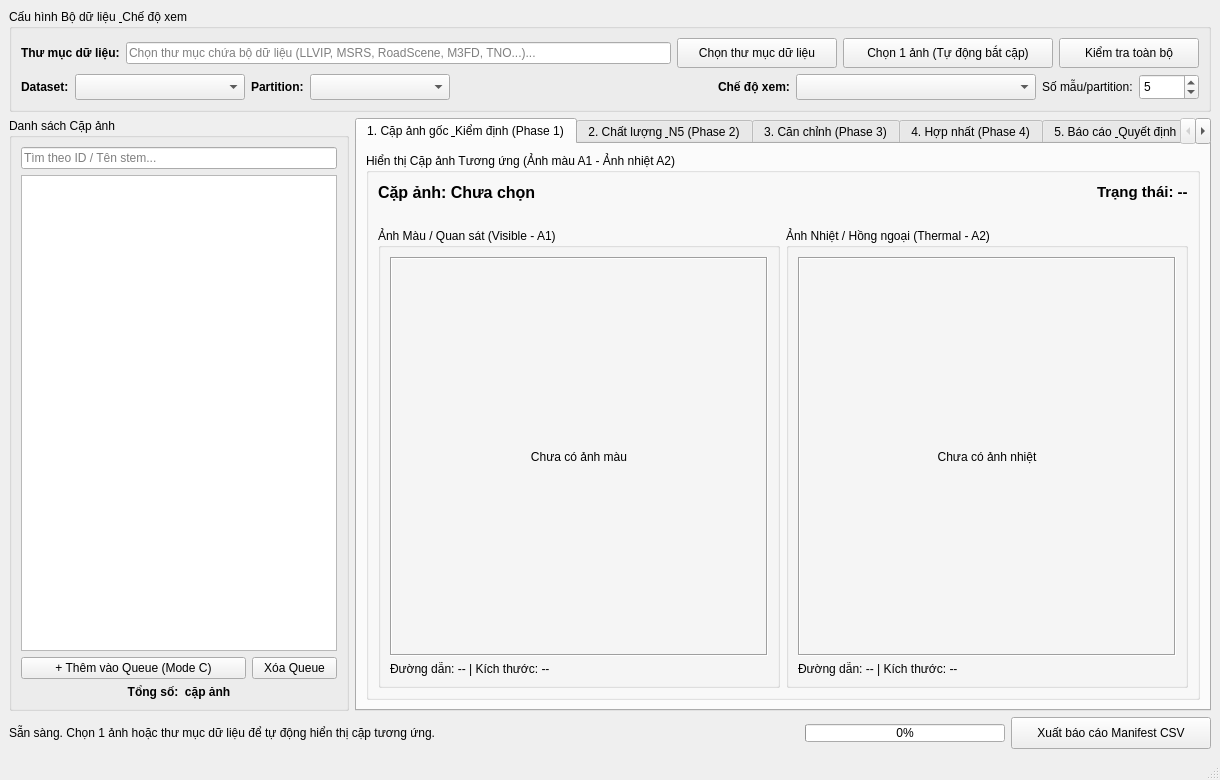
<?xml version="1.0" encoding="UTF-8"?>
<ui version="4.0">
 <class>MainWindow</class>
 <widget class="QMainWindow" name="MainWindow">
  <property name="geometry">
   <rect>
    <x>0</x>
    <y>0</y>
    <width>1220</width>
    <height>780</height>
   </rect>
  </property>
  <property name="windowTitle">
   <string>QArt::Core - Visual-Thermal Dataset Inspector &amp; Validation (Phase 1)</string>
  </property>
  <widget class="QWidget" name="centralwidget">
   <layout class="QVBoxLayout" name="mainLayout">
    <item>
     <widget class="QGroupBox" name="grpDatasetControls">
      <property name="title">
       <string>Cấu hình Bộ dữ liệu &amp; Chế độ xem</string>
      </property>
      <layout class="QVBoxLayout" name="datasetControlsLayout">
       <item>
        <layout class="QHBoxLayout" name="topBarLayout">
         <item>
          <widget class="QLabel" name="lblDirTitle">
           <property name="font">
            <font>
             <bold>true</bold>
            </font>
           </property>
           <property name="text">
            <string>Thư mục dữ liệu:</string>
           </property>
          </widget>
         </item>
         <item>
          <widget class="QLineEdit" name="txtDatasetDir">
           <property name="placeholderText">
            <string>Chọn thư mục chứa bộ dữ liệu (LLVIP, MSRS, RoadScene, M3FD, TNO...)...</string>
           </property>
          </widget>
         </item>
         <item>
          <widget class="QPushButton" name="btnBrowseDataset">
           <property name="minimumSize">
            <size>
             <width>160</width>
             <height>30</height>
            </size>
           </property>
           <property name="text">
            <string>Chọn thư mục dữ liệu</string>
           </property>
          </widget>
         </item>
         <item>
          <widget class="QPushButton" name="btnSelectSingleImage">
           <property name="minimumSize">
            <size>
             <width>210</width>
             <height>30</height>
            </size>
           </property>
           <property name="text">
            <string>Chọn 1 ảnh (Tự động bắt cặp)</string>
           </property>
          </widget>
         </item>
         <item>
          <widget class="QPushButton" name="btnFullValidation">
           <property name="minimumSize">
            <size>
             <width>140</width>
             <height>30</height>
            </size>
           </property>
           <property name="toolTip">
            <string>Chạy kiểm định và giải mã toàn bộ cặp ảnh trong tập dữ liệu</string>
           </property>
           <property name="text">
            <string>Kiểm tra toàn bộ</string>
           </property>
          </widget>
         </item>
        </layout>
       </item>
       <item>
        <layout class="QHBoxLayout" name="filterBarLayout">
         <item>
          <widget class="QLabel" name="lblDatasetLabel">
           <property name="font">
            <font>
             <bold>true</bold>
            </font>
           </property>
           <property name="text">
            <string>Dataset:</string>
           </property>
          </widget>
         </item>
         <item>
          <widget class="QComboBox" name="cbDatasetSelect">
           <property name="minimumSize">
            <size>
             <width>170</width>
             <height>26</height>
            </size>
           </property>
          </widget>
         </item>
         <item>
          <widget class="QLabel" name="lblPartitionLabel">
           <property name="font">
            <font>
             <bold>true</bold>
            </font>
           </property>
           <property name="text">
            <string>Partition:</string>
           </property>
          </widget>
         </item>
         <item>
          <widget class="QComboBox" name="cbPartitionSelect">
           <property name="minimumSize">
            <size>
             <width>140</width>
             <height>26</height>
            </size>
           </property>
          </widget>
         </item>
         <item>
          <spacer name="spacerFilter">
           <property name="orientation">
            <enum>Qt::Orientation::Horizontal</enum>
           </property>
           <property name="sizeHint" stdset="0">
            <size>
             <width>20</width>
             <height>20</height>
            </size>
           </property>
          </spacer>
         </item>
         <item>
          <widget class="QLabel" name="lblViewModeLabel">
           <property name="font">
            <font>
             <bold>true</bold>
            </font>
           </property>
           <property name="text">
            <string>Chế độ xem:</string>
           </property>
          </widget>
         </item>
         <item>
          <widget class="QComboBox" name="cbViewMode">
           <property name="minimumSize">
            <size>
             <width>240</width>
             <height>26</height>
            </size>
           </property>
          </widget>
         </item>
         <item>
          <widget class="QLabel" name="lblSampleCountLabel">
           <property name="text">
            <string>Số mẫu/partition:</string>
           </property>
          </widget>
         </item>
         <item>
          <widget class="QSpinBox" name="spnSampleCount">
           <property name="minimumSize">
            <size>
             <width>60</width>
             <height>26</height>
            </size>
           </property>
           <property name="minimum">
            <number>2</number>
           </property>
           <property name="maximum">
            <number>500</number>
           </property>
           <property name="value">
            <number>5</number>
           </property>
          </widget>
         </item>
        </layout>
       </item>
      </layout>
     </widget>
    </item>
    <item>
     <layout class="QHBoxLayout" name="contentLayout">
      <item>
       <widget class="QGroupBox" name="grpPairList">
        <property name="maximumSize">
         <size>
          <width>340</width>
          <height>16777215</height>
         </size>
        </property>
        <property name="title">
         <string>Danh sách Cặp ảnh</string>
        </property>
        <layout class="QVBoxLayout" name="pairListLayout">
         <item>
          <widget class="QLineEdit" name="txtSearchPair">
           <property name="placeholderText">
            <string>Tìm theo ID / Tên stem...</string>
           </property>
          </widget>
         </item>
         <item>
          <widget class="QListWidget" name="lstImagePairs"/>
         </item>
         <item>
          <layout class="QHBoxLayout" name="queueActionsLayout">
           <item>
            <widget class="QPushButton" name="btnAddToQueue">
             <property name="toolTip">
              <string>Thêm cặp ảnh đang chọn vào Hàng đợi chọn mẫu</string>
             </property>
             <property name="text">
              <string>+ Thêm vào Queue (Mode C)</string>
             </property>
            </widget>
           </item>
           <item>
            <widget class="QPushButton" name="btnClearQueue">
             <property name="maximumSize">
              <size>
               <width>85</width>
               <height>16777215</height>
              </size>
             </property>
             <property name="text">
              <string>Xóa Queue</string>
             </property>
            </widget>
           </item>
          </layout>
         </item>
         <item>
          <widget class="QLabel" name="lblPairCount">
           <property name="font">
            <font>
             <bold>true</bold>
            </font>
           </property>
           <property name="text">
            <string>Tổng số:  cặp ảnh</string>
           </property>
           <property name="alignment">
            <set>Qt::AlignmentFlag::AlignCenter</set>
           </property>
          </widget>
         </item>
        </layout>
       </widget>
      </item>
      <item>
       <widget class="QTabWidget" name="tabMainWorkspaces">
        <property name="currentIndex">
         <number>0</number>
        </property>
        <widget class="QWidget" name="tabOriginalPair">
         <attribute name="title">
          <string>1. Cặp ảnh gốc &amp; Kiểm định (Phase 1)</string>
         </attribute>
         <layout class="QVBoxLayout" name="tabOriginalLayout">
          <item>
           <widget class="QGroupBox" name="grpImageViewer">
            <property name="title">
             <string>Hiển thị Cặp ảnh Tương ứng (Ảnh màu A1 - Ảnh nhiệt A2)</string>
            </property>
            <layout class="QVBoxLayout" name="imageViewerLayout">
             <item>
              <layout class="QVBoxLayout" name="statusBannerContainerLayout">
               <item>
                <layout class="QHBoxLayout" name="statusBannerLayout">
                 <item>
                  <widget class="QLabel" name="lblCurrentPairId">
                   <property name="font">
                    <font>
                     <pointsize>12</pointsize>
                     <bold>true</bold>
                    </font>
                   </property>
                   <property name="text">
                    <string>Cặp ảnh: Chưa chọn</string>
                   </property>
                  </widget>
                 </item>
                 <item>
                  <spacer name="spacerStatus">
                   <property name="orientation">
                    <enum>Qt::Orientation::Horizontal</enum>
                   </property>
                   <property name="sizeHint" stdset="0">
                    <size>
                     <width>40</width>
                     <height>20</height>
                    </size>
                   </property>
                  </spacer>
                 </item>
                 <item>
                  <widget class="QLabel" name="lblPairStatus">
                   <property name="font">
                    <font>
                     <pointsize>11</pointsize>
                     <bold>true</bold>
                    </font>
                   </property>
                   <property name="text">
                    <string>Trạng thái: --</string>
                   </property>
                  </widget>
                 </item>
                </layout>
               </item>
               <item>
                <widget class="QLabel" name="lblPairStatusMessage">
                 <property name="text">
                  <string/>
                 </property>
                 <property name="wordWrap">
                  <bool>true</bool>
                 </property>
                </widget>
               </item>
              </layout>
             </item>
             <item>
              <layout class="QHBoxLayout" name="dualImageDisplayLayout">
               <item>
                <widget class="QGroupBox" name="grpVisibleImage">
                 <property name="title">
                  <string>Ảnh Màu / Quan sát (Visible - A1)</string>
                 </property>
                 <layout class="QVBoxLayout" name="visibleFrameLayout">
                  <item>
                   <widget class="QLabel" name="lblVisibleImage">
                    <property name="sizePolicy">
                     <sizepolicy hsizetype="Expanding" vsizetype="Expanding">
                      <horstretch>0</horstretch>
                      <verstretch>0</verstretch>
                     </sizepolicy>
                    </property>
                    <property name="minimumSize">
                     <size>
                      <width>150</width>
                      <height>150</height>
                     </size>
                    </property>
                    <property name="frameShape">
                     <enum>QFrame::Shape::Box</enum>
                    </property>
                    <property name="frameShadow">
                     <enum>QFrame::Shadow::Sunken</enum>
                    </property>
                    <property name="text">
                     <string>Chưa có ảnh màu</string>
                    </property>
                    <property name="alignment">
                     <set>Qt::AlignmentFlag::AlignCenter</set>
                    </property>
                   </widget>
                  </item>
                  <item>
                   <widget class="QLabel" name="lblVisibleInfo">
                    <property name="text">
                     <string>Đường dẫn: -- | Kích thước: --</string>
                    </property>
                    <property name="wordWrap">
                     <bool>true</bool>
                    </property>
                   </widget>
                  </item>
                 </layout>
                </widget>
               </item>
               <item>
                <widget class="QGroupBox" name="grpThermalImage">
                 <property name="title">
                  <string>Ảnh Nhiệt / Hồng ngoại (Thermal - A2)</string>
                 </property>
                 <layout class="QVBoxLayout" name="thermalFrameLayout">
                  <item>
                   <widget class="QLabel" name="lblThermalImage">
                    <property name="sizePolicy">
                     <sizepolicy hsizetype="Expanding" vsizetype="Expanding">
                      <horstretch>0</horstretch>
                      <verstretch>0</verstretch>
                     </sizepolicy>
                    </property>
                    <property name="minimumSize">
                     <size>
                      <width>150</width>
                      <height>150</height>
                     </size>
                    </property>
                    <property name="frameShape">
                     <enum>QFrame::Shape::Box</enum>
                    </property>
                    <property name="frameShadow">
                     <enum>QFrame::Shadow::Sunken</enum>
                    </property>
                    <property name="text">
                     <string>Chưa có ảnh nhiệt</string>
                    </property>
                    <property name="alignment">
                     <set>Qt::AlignmentFlag::AlignCenter</set>
                    </property>
                   </widget>
                  </item>
                  <item>
                   <widget class="QLabel" name="lblThermalInfo">
                    <property name="text">
                     <string>Đường dẫn: -- | Kích thước: --</string>
                    </property>
                    <property name="wordWrap">
                     <bool>true</bool>
                    </property>
                   </widget>
                  </item>
                 </layout>
                </widget>
               </item>
              </layout>
             </item>
            </layout>
           </widget>
          </item>
         </layout>
        </widget>
        <widget class="QWidget" name="tabQualityN5">
         <attribute name="title">
          <string>2. Chất lượng &amp; N5 (Phase 2)</string>
         </attribute>
         <layout class="QVBoxLayout" name="tabQualityLayout">
          <item>
           <layout class="QHBoxLayout" name="n5HeaderLayout">
            <item>
             <widget class="QLabel" name="lblN5PairInfo">
              <property name="font">
               <font>
                <pointsize>11</pointsize>
                <bold>true</bold>
               </font>
              </property>
              <property name="text">
               <string>Cặp ảnh: Chưa chọn</string>
              </property>
             </widget>
            </item>
            <item>
             <spacer name="spacerN5Header">
              <property name="orientation">
               <enum>Qt::Orientation::Horizontal</enum>
              </property>
              <property name="sizeHint" stdset="0">
               <size>
                <width>40</width>
                <height>20</height>
               </size>
              </property>
             </spacer>
            </item>
            <item>
             <widget class="QLabel" name="lblN5Status">
              <property name="font">
               <font>
                <pointsize>10</pointsize>
                <bold>true</bold>
               </font>
              </property>
              <property name="text">
               <string>Trạng thái: Sẵn sàng</string>
              </property>
             </widget>
            </item>
           </layout>
          </item>
          <item>
           <layout class="QHBoxLayout" name="n5BodyLayout">
            <item>
             <layout class="QHBoxLayout" name="n5ImagesLayout">
              <item>
               <widget class="QGroupBox" name="grpN5Original">
                <property name="title">
                 <string>Ảnh gốc (Thermal - A2)</string>
                </property>
                <layout class="QVBoxLayout" name="n5OrigLayout">
                 <item>
                  <widget class="QLabel" name="lblN5OriginalImage">
                   <property name="sizePolicy">
                    <sizepolicy hsizetype="Expanding" vsizetype="Expanding">
                     <horstretch>0</horstretch>
                     <verstretch>0</verstretch>
                    </sizepolicy>
                   </property>
                   <property name="minimumSize">
                    <size>
                     <width>150</width>
                     <height>150</height>
                    </size>
                   </property>
                   <property name="frameShape">
                    <enum>QFrame::Shape::Box</enum>
                   </property>
                   <property name="frameShadow">
                    <enum>QFrame::Shadow::Sunken</enum>
                   </property>
                   <property name="text">
                    <string>Chưa có ảnh</string>
                   </property>
                   <property name="alignment">
                    <set>Qt::AlignmentFlag::AlignCenter</set>
                   </property>
                  </widget>
                 </item>
                 <item>
                  <widget class="QLabel" name="lblN5OriginalInfo">
                   <property name="text">
                    <string>File: -- | Kích thước: --</string>
                   </property>
                   <property name="wordWrap">
                    <bool>true</bool>
                   </property>
                  </widget>
                 </item>
                </layout>
               </widget>
              </item>
              <item>
               <widget class="QGroupBox" name="grpN5Enhanced">
                <property name="title">
                 <string>Ảnh Tăng cường N5 (Enhanced)</string>
                </property>
                <layout class="QVBoxLayout" name="n5EnhLayout">
                 <item>
                  <widget class="QLabel" name="lblN5EnhancedImage">
                   <property name="sizePolicy">
                    <sizepolicy hsizetype="Expanding" vsizetype="Expanding">
                     <horstretch>0</horstretch>
                     <verstretch>0</verstretch>
                    </sizepolicy>
                   </property>
                   <property name="minimumSize">
                    <size>
                     <width>150</width>
                     <height>150</height>
                    </size>
                   </property>
                   <property name="frameShape">
                    <enum>QFrame::Shape::Box</enum>
                   </property>
                   <property name="frameShadow">
                    <enum>QFrame::Shadow::Sunken</enum>
                   </property>
                   <property name="text">
                    <string>Bấm 'Áp dụng tăng cường (N5)' để xử lý</string>
                   </property>
                   <property name="alignment">
                    <set>Qt::AlignmentFlag::AlignCenter</set>
                   </property>
                  </widget>
                 </item>
                 <item>
                  <widget class="QLabel" name="lblN5EnhancedInfo">
                   <property name="text">
                    <string>Thời gian: -- | Trạng thái: Chưa chạy</string>
                   </property>
                   <property name="wordWrap">
                    <bool>true</bool>
                   </property>
                  </widget>
                 </item>
                </layout>
               </widget>
              </item>
             </layout>
            </item>
            <item>
             <widget class="QGroupBox" name="grpN5Controls">
              <property name="maximumSize">
               <size>
                <width>260</width>
                <height>16777215</height>
               </size>
              </property>
              <property name="title">
               <string>Bảng điều khiển N5</string>
              </property>
              <layout class="QVBoxLayout" name="n5ControlsLayout">
               <item>
                <widget class="QLabel" name="lblN5TargetLabel">
                 <property name="font">
                  <font>
                   <bold>true</bold>
                  </font>
                 </property>
                 <property name="text">
                  <string>Kênh áp dụng:</string>
                 </property>
                </widget>
               </item>
               <item>
                <widget class="QRadioButton" name="radN5Thermal">
                 <property name="text">
                  <string>Thermal (A2 - Khuyến nghị)</string>
                 </property>
                 <property name="checked">
                  <bool>true</bool>
                 </property>
                </widget>
               </item>
               <item>
                <widget class="QRadioButton" name="radN5Visible">
                 <property name="text">
                  <string>Visible (A1)</string>
                 </property>
                </widget>
               </item>
               <item>
                <widget class="Line" name="lineN5Separator">
                 <property name="orientation">
                  <enum>Qt::Orientation::Horizontal</enum>
                 </property>
                </widget>
               </item>
               <item>
                <widget class="QPushButton" name="btnApplyN5">
                 <property name="minimumSize">
                  <size>
                   <width>0</width>
                   <height>34</height>
                  </size>
                 </property>
                 <property name="font">
                  <font>
                   <bold>true</bold>
                  </font>
                 </property>
                 <property name="text">
                  <string>Áp dụng tăng cường (N5)</string>
                 </property>
                </widget>
               </item>
               <item>
                <widget class="QPushButton" name="btnResetN5">
                 <property name="minimumSize">
                  <size>
                   <width>0</width>
                   <height>28</height>
                  </size>
                 </property>
                 <property name="text">
                  <string>Khôi phục ảnh gốc</string>
                 </property>
                </widget>
               </item>
               <item>
                <widget class="QProgressBar" name="prgN5">
                 <property name="maximumSize">
                  <size>
                   <width>16777215</width>
                   <height>12</height>
                  </size>
                 </property>
                 <property name="value">
                  <number>0</number>
                 </property>
                 <property name="textVisible">
                  <bool>false</bool>
                 </property>
                </widget>
               </item>
               <item>
                <spacer name="spacerN5Controls">
                 <property name="orientation">
                  <enum>Qt::Orientation::Vertical</enum>
                 </property>
                 <property name="sizeHint" stdset="0">
                  <size>
                   <width>20</width>
                   <height>40</height>
                  </size>
                 </property>
                </spacer>
               </item>
               <item>
                <widget class="QLabel" name="lblN5Note">
                 <property name="text">
                  <string>Ghi chú: Thuật toán N5 chạy trên worker thread (~200ms). Resize và đổi tab chỉ vẽ lại từ bộ đệm (cache), không chạy lại thuật toán.</string>
                 </property>
                 <property name="wordWrap">
                  <bool>true</bool>
                 </property>
                </widget>
               </item>
              </layout>
             </widget>
            </item>
           </layout>
          </item>
         </layout>
        </widget>
        <widget class="QWidget" name="tabRegistration">
         <attribute name="title">
          <string>3. Căn chỉnh (Phase 3)</string>
         </attribute>
         <layout class="QVBoxLayout" name="tabRegLayout">
          <item>
           <widget class="QLabel" name="lblRegNotice">
            <property name="font">
             <font>
              <bold>true</bold>
             </font>
            </property>
            <property name="styleSheet">
             <string>background-color: #2b2518; color: #E5A93C; padding: 10px; border-radius: 6px; border: 1px solid #7c5b1c;</string>
            </property>
            <property name="text">
             <string>[EXPERIMENTAL PLACEHOLDER] Giao diện Kiểm tra Căn chỉnh (Registration / Alignment)
Thuật toán so khớp điểm đặc trưng (Matcher) và ma trận Homography đang được nghiên cứu tại Python Phase 3.</string>
            </property>
            <property name="wordWrap">
             <bool>true</bool>
            </property>
           </widget>
          </item>
          <item>
           <widget class="QGroupBox" name="grpRegPreview">
            <property name="title">
             <string>So sánh Chồng hình Trực quan (Overlay Blend)</string>
            </property>
            <layout class="QVBoxLayout" name="regPreviewLayout">
             <item>
              <widget class="QLabel" name="lblRegImage">
               <property name="sizePolicy">
                <sizepolicy hsizetype="Expanding" vsizetype="Expanding">
                 <horstretch>0</horstretch>
                 <verstretch>0</verstretch>
                </sizepolicy>
               </property>
               <property name="minimumSize">
                <size>
                 <width>200</width>
                 <height>200</height>
                </size>
               </property>
               <property name="frameShape">
                <enum>QFrame::Shape::Box</enum>
               </property>
               <property name="frameShadow">
                <enum>QFrame::Shadow::Sunken</enum>
               </property>
               <property name="text">
                <string>Chưa chọn cặp ảnh hoặc thuật toán Matcher chưa khả dụng trong C++</string>
               </property>
               <property name="alignment">
                <set>Qt::AlignmentFlag::AlignCenter</set>
               </property>
              </widget>
             </item>
             <item>
              <layout class="QHBoxLayout" name="regControlLayout">
               <item>
                <widget class="QLabel" name="lblAlphaSlider">
                 <property name="text">
                  <string>Độ trong suốt chồng hình (Alpha Blend):</string>
                 </property>
                </widget>
               </item>
               <item>
                <widget class="QSlider" name="sldRegAlpha">
                 <property name="orientation">
                  <enum>Qt::Orientation::Horizontal</enum>
                 </property>
                 <property name="minimum">
                  <number>0</number>
                 </property>
                 <property name="maximum">
                  <number>100</number>
                 </property>
                 <property name="value">
                  <number>50</number>
                 </property>
                </widget>
               </item>
               <item>
                <widget class="QCheckBox" name="chkRegCheckerboard">
                 <property name="text">
                  <string>Lưới so lệch (Checkerboard)</string>
                 </property>
                </widget>
               </item>
              </layout>
             </item>
            </layout>
           </widget>
          </item>
         </layout>
        </widget>
        <widget class="QWidget" name="tabFusion">
         <attribute name="title">
          <string>4. Hợp nhất (Phase 4)</string>
         </attribute>
         <layout class="QVBoxLayout" name="tabFusionLayout">
          <item>
           <widget class="QLabel" name="lblFusionNotice">
            <property name="font">
             <font>
              <bold>true</bold>
             </font>
            </property>
            <property name="styleSheet">
             <string>background-color: #1a2733; color: #4B8DFF; padding: 10px; border-radius: 6px; border: 1px solid #224b7a;</string>
            </property>
            <property name="text">
             <string>[EXPERIMENTAL PLACEHOLDER] Giao diện Thử nghiệm Hợp nhất Đa phổ (Visual-Thermal Fusion)
Các phương pháp hợp nhất đang trong quá trình đánh giá và nghiệm thu khoa học trước khi port sang C++.</string>
            </property>
            <property name="wordWrap">
             <bool>true</bool>
            </property>
           </widget>
          </item>
          <item>
           <widget class="QLabel" name="lblFusionCanvas">
            <property name="sizePolicy">
             <sizepolicy hsizetype="Expanding" vsizetype="Expanding">
              <horstretch>0</horstretch>
              <verstretch>0</verstretch>
             </sizepolicy>
            </property>
            <property name="minimumSize">
             <size>
              <width>200</width>
              <height>200</height>
             </size>
            </property>
            <property name="frameShape">
             <enum>QFrame::Shape::Box</enum>
            </property>
            <property name="frameShadow">
             <enum>QFrame::Shadow::Sunken</enum>
            </property>
            <property name="text">
             <string>Khung hiển thị kết quả Hợp nhất (Sẽ hiển thị khi có thuật toán C++)</string>
            </property>
            <property name="alignment">
             <set>Qt::AlignmentFlag::AlignCenter</set>
            </property>
           </widget>
          </item>
         </layout>
        </widget>
        <widget class="QWidget" name="tabEvaluation">
         <attribute name="title">
          <string>5. Báo cáo &amp; Quyết định (Phase 5/6)</string>
         </attribute>
         <layout class="QVBoxLayout" name="tabEvalLayout">
          <item>
           <widget class="QLabel" name="lblEvalNotice">
            <property name="font">
             <font>
              <bold>true</bold>
             </font>
            </property>
            <property name="styleSheet">
             <string>background-color: #172b26; color: #39BDA7; padding: 10px; border-radius: 6px; border: 1px solid #1f5c4f;</string>
            </property>
            <property name="text">
             <string>[TELEMETRY &amp; EVALUATION] Đánh giá Chất lượng Hợp nhất &amp; Tuyến Định tuyến (Route Selection)
Đang chờ pipeline tích hợp các tuyến R_V, R_T, R_F, R_RF và bộ chỉ số đo lường hiệu năng thời gian thực.</string>
            </property>
            <property name="wordWrap">
             <bool>true</bool>
            </property>
           </widget>
          </item>
          <item>
           <widget class="QLabel" name="lblEvalCanvas">
            <property name="sizePolicy">
             <sizepolicy hsizetype="Expanding" vsizetype="Expanding">
              <horstretch>0</horstretch>
              <verstretch>0</verstretch>
             </sizepolicy>
            </property>
            <property name="minimumSize">
             <size>
              <width>200</width>
              <height>200</height>
             </size>
            </property>
            <property name="frameShape">
             <enum>QFrame::Shape::Box</enum>
            </property>
            <property name="frameShadow">
             <enum>QFrame::Shadow::Sunken</enum>
            </property>
            <property name="text">
             <string>Bảng chỉ số chất lượng &amp; Telemetry chi phí tính toán</string>
            </property>
            <property name="alignment">
             <set>Qt::AlignmentFlag::AlignCenter</set>
            </property>
           </widget>
          </item>
         </layout>
        </widget>
       </widget>
      </item>
     </layout>
    </item>
    <item>
     <layout class="QHBoxLayout" name="bottomBarLayout">
      <item>
       <widget class="QLabel" name="lblSystemStatus">
        <property name="text">
         <string>Sẵn sàng. Chọn 1 ảnh hoặc thư mục dữ liệu để tự động hiển thị cặp tương ứng.</string>
        </property>
       </widget>
      </item>
      <item>
       <spacer name="bottomSpacer">
        <property name="orientation">
         <enum>Qt::Orientation::Horizontal</enum>
        </property>
        <property name="sizeHint" stdset="0">
         <size>
          <width>20</width>
          <height>20</height>
         </size>
        </property>
       </spacer>
      </item>
      <item>
       <widget class="QProgressBar" name="prgLoading">
        <property name="minimumSize">
         <size>
          <width>160</width>
          <height>18</height>
         </size>
        </property>
        <property name="maximumSize">
         <size>
          <width>200</width>
          <height>18</height>
         </size>
        </property>
        <property name="value">
         <number>0</number>
        </property>
        <property name="textVisible">
         <bool>true</bool>
        </property>
       </widget>
      </item>
      <item>
       <widget class="QPushButton" name="btnExportCsv">
        <property name="minimumSize">
         <size>
          <width>200</width>
          <height>32</height>
         </size>
        </property>
        <property name="text">
         <string>Xuất báo cáo Manifest CSV</string>
        </property>
       </widget>
      </item>
     </layout>
    </item>
   </layout>
  </widget>
  <widget class="QMenuBar" name="menubar">
   <property name="geometry">
    <rect>
     <x>0</x>
     <y>0</y>
     <width>1220</width>
     <height>33</height>
    </rect>
   </property>
  </widget>
  <widget class="QStatusBar" name="statusbar"/>
 </widget>
 <resources/>
 <connections/>
</ui>
